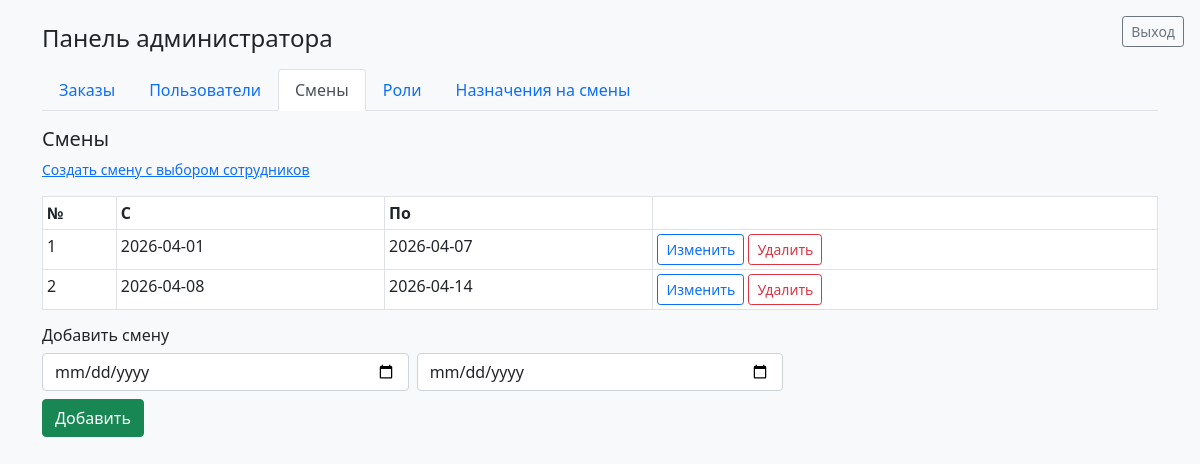
/frontend/view_1.php?tab=shifts (signed in), run on the app's committed database.
### tables this page shows
CREATE TABLE `shift` (
  `shiftid` INT NOT NULL AUTO_INCREMENT,
  `datestart` DATE NOT NULL,
  `dateend` DATE NOT NULL,
  PRIMARY KEY (`shiftid`)
);

### api/crud.php (called while the page is built, shortened)
<?php
function select($query)
{
    try {
        $result = $_SERVER['db']->query($query, MYSQLI_USE_RESULT);
        $result = $result->fetch_all(MYSQLI_ASSOC);
        return $result;
    } catch (Exception $err) {
        return ['status' => 'failed', 'message' => $err];
    }
}

### frontend/view_1.php (the view, shortened to what this page needs)
<?php
require_once '../api/crud.php';
$tab = $_GET['tab'] ?? 'orders';
$shifts = select('SELECT * FROM shift ORDER BY shiftid');
function h($s)
{
    return htmlspecialchars((string) $s, ENT_QUOTES, 'UTF-8');
}
?>
<!DOCTYPE html>
<html lang="ru">
<head>
    <link rel="stylesheet" href="./bootstrap.min.css">
</head>
<body class="bg-light">
<a href="/logout.php" class="btn btn-sm btn-outline-secondary position-fixed top-0 end-0 m-3">Выход</a>
<div class="container py-4">
    <h4 class="mb-3">Панель администратора</h4>
    <ul class="nav nav-tabs mb-3">
        <?php
        $tabs = [
            'orders' => 'Заказы',
            'users' => 'Пользователи',
            'shifts' => 'Смены',
            'roles' => 'Роли',
            'userlist' => 'Назначения на смены',
        ];
foreach ($tabs as $key => $label) {
    $active = $tab === $key ? ' active' : '';
    echo '<li class="nav-item"><a class="nav-link' . $active . '" href="/frontend/view_1.php?tab=' . $key . '">' . h($label) . '</a></li>';
}
?>
    </ul>
    <?php if ($tab === 'shifts') { ?>
        <h5>Смены</h5>
        <p class="small"><a href="/frontend/create_shift.php">Создать смену с выбором сотрудников</a></p>
        <table class="table table-sm table-bordered bg-white">
            <thead><tr><th>№</th><th>С</th><th>По</th><th></th></tr></thead>
            <tbody>
            <?php if (is_array($shifts) && count($shifts) && !isset($shifts['status'])) {
                foreach ($shifts as $s) { ?>
                    <tr>
                        <td><?= (int) $s['shiftid'] ?></td>
                        <td><?= h($s['datestart']) ?></td>
                        <td><?= h($s['dateend']) ?></td>
                        <td>
                            <a class="btn btn-sm btn-outline-primary" href="/frontend/view_1.php?tab=shifts&edit_shift=<?= (int) $s['shiftid'] ?>">Изменить</a>
                            <form method="POST" class="d-inline" onsubmit="return confirm('Удалить смену?');">
                                <button class="btn btn-sm btn-outline-danger" type="submit" name="delete_shift" value="1">Удалить</button>
                            </form>
                        </td>
                    </tr>
                <?php }
                } else { ?>
                <tr><td colspan="4">Нет записей</td></tr>
            <?php } ?>
            </tbody>
        </table>
        <h6>Добавить смену</h6>
        <form method="POST" class="row g-2 mb-4">
            <div class="col-md-4"><input class="form-control" type="date" name="datestart" required></div>
            <div class="col-md-4"><input class="form-control" type="date" name="dateend" required></div>
            <div class="col-12"><button class="btn btn-success" type="submit" name="save_shift" value="1">Добавить</button></div>
        </form>
    <?php } ?>
</div>
</body>
</html>

### data on the page
shift: shiftid "1", datestart "2026-04-01", dateend "2026-04-07"
shift: shiftid "2", datestart "2026-04-08", dateend "2026-04-14"

### other printed values
$label "Заказы"
$label "Пользователи"
$label "Смены"
$label "Роли"
$label "Назначения на смены"
